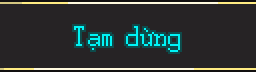
#> input picture assets/img/bin/pause.png, 128 x 36 px, found by its file name (shown 2 times larger)
$ python pause.py
#> lines starting #> are read from the running program, lines starting #| are printed output that depends on the picture; after the words box and inside, x2 and y2 are one past the last pixel; in counts of white or black regions, pixels touching at a corner belong together
### scripts/img/lib.py
# -*- coding: utf-8 -*-
import os, sys, csv
import numpy as np
from PIL import Image
W = os.environ.get('WROOT', '/tmp/claude-0/-home-user-Vi-t-ho-game/9a067d44-fb40-5db7-b229-544b694f82f4/scratchpad')
sys.path.insert(0, W + '/work/tools/pixeltext-kit')
import pixeltext as pt
GOC = W + '/img/goc'; VIET = W + '/img/viet'; CMP = W + '/img/compare'
TSV = W + '/img/anh_da_sua.tsv'

def hexc(s):
    s = s.lstrip('#'); return tuple(int(s[i:i+2], 16) for i in (0, 2, 4))

class Img:
    """ảnh gốc + mảng RGBA làm việc"""
    def __init__(self, rel):
#> called with rel = 'bin/pause.png'
        self.rel = rel
        self.path = os.path.join(GOC, rel)
        self.im = Image.open(self.path); self.im.load()
#> in __init__, self.im is the input picture: PIL image 128x36 P; mean R, G, B 46.1, 54.5, 53
        self.mode = self.im.mode
#> self.mode = 'P'
        self.rgba = np.array(self.im.convert('RGBA'))
        self.orig = self.rgba.copy()
        self.w, self.h = self.im.size
#> self.w = 128; self.h = 36
        self.changed_boxes = []
        self.log = []
        reset_log(rel)
    # [44 lines left out: functions save, save_p, text_mask, not called in this run]

def text_dims(text, size, mode='metric', gap=1):
    m = pt.layout(text, size, mode=mode, gap=gap).trimmed()
    return m.w, m.h

def draw_text(I, text, size, box, body, outline, align='center', valign='center',
              diag=True, mode='metric', gap=1, dx=0, dy=0, clip=None, outline_alpha=255, strict_fit=True, clamp_y=True):
    """vẽ chữ 1 màu + viền 1px. box=(x,y,w,h). trả về (x,y,w,h) ink bbox (gồm viền)."""
    m = pt.layout(text, size, mode=mode, gap=gap)
    f = m.font
    px = m.pixels
    xs = [p[0] for p in px]; ys = [p[1] for p in px]
    x0, x1, y0, y1 = min(xs), max(xs), min(ys), max(ys)
    bx, by, bw, bh = box
    iw = x1 - x0 + 1
    if align == 'center': ox = bx + (bw - iw) // 2
    elif align == 'left': ox = bx + (1 if outline is not None else 0)
    else: ox = bx + bw - iw - (1 if outline is not None else 0)
    if valign == 'center':
        # canh theo dải chữ hoa (cap band) để các nhãn cùng baseline
        cap_top = f.baseline - f.cap_height + 1
        oy = by + (bh - f.cap_height) // 2 - cap_top
    elif valign == 'top': oy = by - y0
    else: oy = by + bh - 1 - y1
    ox += dx - x0; oy += dy
    if clamp_y and outline is not None:   # nếu dấu/đuôi chạm mép box thì dịch cả dòng cho vừa
        pad = 1 if outline is not None else 0
        top = oy + y0 - pad; bot = oy + y1 + pad
        if top < by: oy += by - top
        elif bot > by + bh - 1: oy -= bot - (by + bh - 1)
    body_px = {(x + ox, y + oy) for (x, y) in px}
    out_px = set()
    dirs = [(-1,0),(1,0),(0,-1),(0,1)] + ([(-1,-1),(1,-1),(-1,1),(1,1)] if diag else [])
    for (x, y) in body_px:
        for a, b in dirs:
            p = (x + a, y + b)
            if p not in body_px: out_px.add(p)
    allp = body_px | out_px
    bb = (min(p[0] for p in allp), min(p[1] for p in allp), max(p[0] for p in allp), max(p[1] for p in allp))
    if strict_fit:
        assert bb[0] >= bx and bb[1] >= by and bb[2] < bx + bw and bb[3] < by + bh, \
            ('tràn ô', text, size, bb, box)
    cx0, cy0, cx1, cy1 = clip or (0, 0, I.w, I.h)
    for (x, y) in out_px:
        if cx0 <= x < cx1 and cy0 <= y < cy1 and outline is not None:
            I.rgba[y, x] = (*outline, outline_alpha)
    for (x, y) in body_px:
        if cx0 <= x < cx1 and cy0 <= y < cy1:
            I.rgba[y, x] = (*body, 255)
    return (bb[0], bb[1], bb[2] - bb[0] + 1, bb[3] - bb[1] + 1)

# [24 lines left out: functions count_outside, compare_png, not called in this run]

FIELDS = ['file', 'box', 'goc', 'dich', 'font', 'mau_than', 'mau_vien', 'ghi_chu']
# [7 lines left out: function log_row, not called in this run]

def reset_log(prefix):
    if not os.path.exists(TSV): return
    rows = list(csv.reader(open(TSV, encoding='utf-8'), delimiter='\t'))
    keep = [rows[0]] + [r for r in rows[1:] if r[0] != prefix]
    with open(TSV, 'w', newline='', encoding='utf-8') as fh:
        csv.writer(fh, delimiter='\t').writerows(keep)

# [39 lines left out: functions finish, inpaint, dilate, snap_to_palette, not called in this run]

### scripts/img/pause.py
import sys,os; sys.path.insert(0,os.path.dirname(os.path.abspath(__file__)))
import numpy as np
from lib import *
I = Img('bin/pause.png')
idx = np.array(I.im)
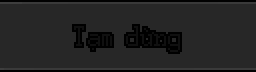
#> idx: shape (36, 128) (shown 2 times larger); min 0, max 62, mean 34.7
BG = (0x26,0x23,0x25,255)
x0,y0,w,h = 8,3,112,30
sub = I.rgba[y0:y0+h, x0:x0+w]; sub[:] = BG
#> after `sub = I.rgba[y0:y0 + h, x0:x0 + w]`:
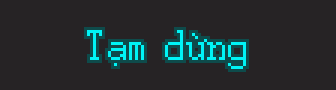
#> sub: shape (30, 112, 4) (shown 3 times larger); mean R, G, B, A 34.3, 47.4, 49.2, 255
#> after `sub[:] = BG`: sub: shape (30, 112, 4); 13.1% of pixels changed, all inside (x1, y1, x2, y2) = (28, 9, 83, 24)
vn = 'Tạm dừng'
body, ol = hexc('00f4f6'), hexc('0e4b4b')
size = 18
bb = draw_text(I, vn, size, (x0,y0,w,h), body, ol)
#> (the run stopped early here; a loop or call above may not have finished)
